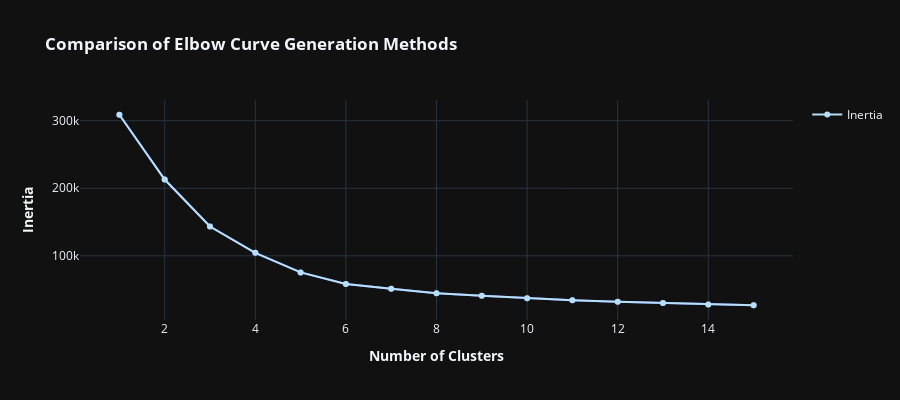

The notebook cell saved with this chart:
### Code cell
distortion1 = {}
for i in range(1, 16):
    km = KMeans(n_clusters=i, init='k-means++', random_state=0).fit(X)
    distortion1.update({i: km.inertia_})

number_of_clusters1 = list(distortion1.keys())
inertia1 = list(distortion1.values())

fig1 = px.line(x=number_of_clusters1, y=inertia1, markers=True)
fig1.update_layout(
    template='plotly_dark',
    width=400,
    height=400,
    title=dict(
        text='<b>Elbow Curve (Using Plotly Express)</b>',
        x=0.5,
        y=0.95,
        font=dict(size=16)
    ),
    xaxis_title='<b>Number of Clusters</b>',
    yaxis_title='<b>Inertia</b>'
)

# Using plotly graph objects (second implementation)
distortion2 = {}
for i in range(1, 16):
    km = KMeans(n_clusters=i, init='k-means++', random_state=0).fit(X)
    distortion2.update({i: km.inertia_})

number_of_clusters2 = list(distortion2.keys())
inertia2 = list(distortion2.values())

fig2 = go.Figure()
fig2.add_trace(go.Scatter(x=number_of_clusters2, y=inertia2, mode='lines+markers', name='Inertia', marker=dict(color='#B7E0F7')))
fig2.update_layout(
    template='plotly_dark',
    width=400,
    height=400,
    title=dict(
        text='<b>Elbow Curve (Using Plotly Graph Objects)</b>',
        x=0.5,
        y=0.95,
        font=dict(size=16)
    ),
    xaxis_title='<b>Number of Clusters</b>',
    yaxis_title='<b>Inertia</b>'
)

# Combine both plots
fig_combined = go.Figure()
fig_combined.add_traces(fig1.data + fig2.data)
fig_combined.update_layout(
    title='<b>Comparison of Elbow Curve Generation Methods</b>',
    width=900,
    height=400,
    template='plotly_dark',
    xaxis_title='<b>Number of Clusters</b>',
    yaxis_title='<b>Inertia</b>'
)
fig_combined.show()

### Figure 1 — Plotly figure (JSON) as saved in the notebook; plotly's stock layout.template omitted (floating-point values rounded to 4 significant figures)
{"data": [{"hovertemplate": "x=%{x}<br>y=%{y}<extra></extra>", "legendgroup": "", "line": {"color": "#636efa", "dash": "solid"}, "marker": {"symbol": "circle"}, "mode": "markers+lines", "name": "", "orientation": "v", "showlegend": false, "type": "scatter", "x": [1, 2, 3, 4, 5, 6, 7, 8, 9, 10, 11, 12, 13, 14, 15], "xaxis": "x", "y": [308900.0, 212900.0, 143400.0, 104400.0, 75400.0, 58350.0, 51170.0, 44390.0, 40670.0, 37200.0, 34220.0, 31970.0, 30050.0, 28030.0, 26780.0], "yaxis": "y"}, {"marker": {"color": "#B7E0F7"}, "mode": "lines+markers", "name": "Inertia", "type": "scatter", "x": [1, 2, 3, 4, 5, 6, 7, 8, 9, 10, 11, 12, 13, 14, 15], "y": [308900.0, 212900.0, 143400.0, 104400.0, 75400.0, 58350.0, 51170.0, 44390.0, 40670.0, 37200.0, 34220.0, 31970.0, 30050.0, 28030.0, 26780.0]}], "layout": {"height": 400, "title": {"text": "<b>Comparison of Elbow Curve Generation Methods</b>"}, "width": 900, "xaxis": {"title": {"text": "<b>Number of Clusters</b>"}}, "yaxis": {"title": {"text": "<b>Inertia</b>"}}}}
